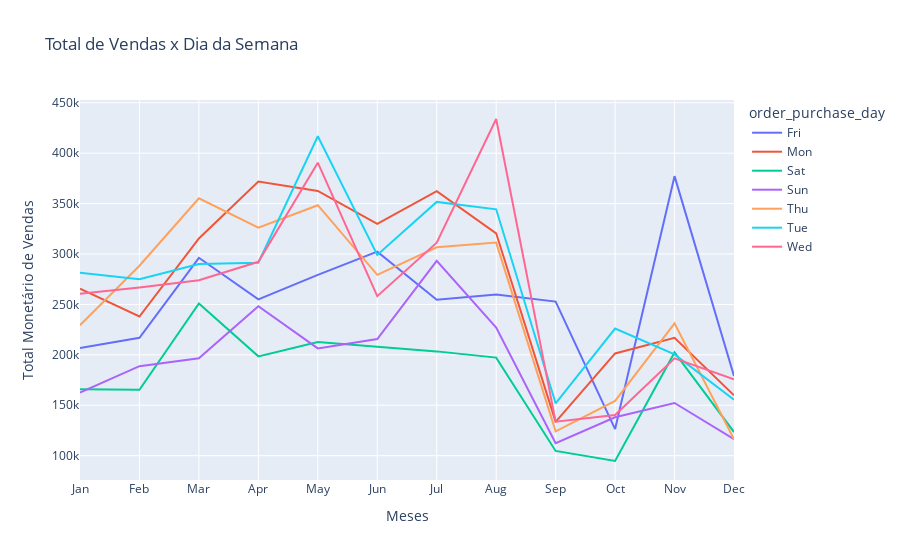

Notebook cell for this chart:
### Code cell
# Plot

# Gráfico
fig = px.line(sales_per_purchase_month, 
              x = "order_purchase_mon", 
              y = "payment_value", 
              color = 'order_purchase_day', 
              title = 'Total de Vendas x Dia da Semana')

# Layout
fig.update_layout(title = "Total de Vendas x Dia da Semana",
                  xaxis_title = "Meses",
                  yaxis_title = "Total Monetário de Vendas")
fig.show()

### Figure 1 — Plotly figure (JSON) as saved in the notebook; plotly's stock layout.template omitted (floating-point values rounded to 4 significant figures)
{"data": [{"hovertemplate": "order_purchase_day=Fri<br>order_purchase_mon=%{x}<br>payment_value=%{y}<extra></extra>", "legendgroup": "Fri", "line": {"color": "#636efa", "dash": "solid"}, "marker": {"symbol": "circle"}, "mode": "lines", "name": "Fri", "orientation": "v", "showlegend": true, "type": "scatter", "x": ["Jan", "Feb", "Mar", "Apr", "May", "Jun", "Jul", "Aug", "Sep", "Oct", "Nov", "Dec"], "xaxis": "x", "y": [206800.0, 216900.0, 296200.0, 255000.0, 279300.0, 302300.0, 254600.0, 259900.0, 252800.0, 126400.0, 377200.0, 178900.0], "yaxis": "y"}, {"hovertemplate": "order_purchase_day=Mon<br>order_purchase_mon=%{x}<br>payment_value=%{y}<extra></extra>", "legendgroup": "Mon", "line": {"color": "#EF553B", "dash": "solid"}, "marker": {"symbol": "circle"}, "mode": "lines", "name": "Mon", "orientation": "v", "showlegend": true, "type": "scatter", "x": ["Jan", "Feb", "Mar", "Apr", "May", "Jun", "Jul", "Aug", "Sep", "Oct", "Nov", "Dec"], "xaxis": "x", "y": [265600.0, 238000.0, 315400.0, 371900.0, 362500.0, 330000.0, 362400.0, 320500.0, 133500.0, 201400.0, 216900.0, 159900.0], "yaxis": "y"}, {"hovertemplate": "order_purchase_day=Sat<br>order_purchase_mon=%{x}<br>payment_value=%{y}<extra></extra>", "legendgroup": "Sat", "line": {"color": "#00cc96", "dash": "solid"}, "marker": {"symbol": "circle"}, "mode": "lines", "name": "Sat", "orientation": "v", "showlegend": true, "type": "scatter", "x": ["Jan", "Feb", "Mar", "Apr", "May", "Jun", "Jul", "Aug", "Sep", "Oct", "Nov", "Dec"], "xaxis": "x", "y": [165900.0, 165400.0, 251000.0, 198500.0, 212700.0, 207900.0, 203400.0, 197300.0, 104700.0, 94710.0, 202400.0, 123400.0], "yaxis": "y"}, {"hovertemplate": "order_purchase_day=Sun<br>order_purchase_mon=%{x}<br>payment_value=%{y}<extra></extra>", "legendgroup": "Sun", "line": {"color": "#ab63fa", "dash": "solid"}, "marker": {"symbol": "circle"}, "mode": "lines", "name": "Sun", "orientation": "v", "showlegend": true, "type": "scatter", "x": ["Jan", "Feb", "Mar", "Apr", "May", "Jun", "Jul", "Aug", "Sep", "Oct", "Nov", "Dec"], "xaxis": "x", "y": [162600.0, 188800.0, 196500.0, 248300.0, 206400.0, 215700.0, 293200.0, 227100.0, 112300.0, 138100.0, 152200.0, 116400.0], "yaxis": "y"}, {"hovertemplate": "order_purchase_day=Thu<br>order_purchase_mon=%{x}<br>payment_value=%{y}<extra></extra>", "legendgroup": "Thu", "line": {"color": "#FFA15A", "dash": "solid"}, "marker": {"symbol": "circle"}, "mode": "lines", "name": "Thu", "orientation": "v", "showlegend": true, "type": "scatter", "x": ["Jan", "Feb", "Mar", "Apr", "May", "Jun", "Jul", "Aug", "Sep", "Oct", "Nov", "Dec"], "xaxis": "x", "y": [229300.0, 288400.0, 355200.0, 326100.0, 348400.0, 279300.0, 306700.0, 311300.0, 124100.0, 154300.0, 231200.0, 116300.0], "yaxis": "y"}, {"hovertemplate": "order_purchase_day=Tue<br>order_purchase_mon=%{x}<br>payment_value=%{y}<extra></extra>", "legendgroup": "Tue", "line": {"color": "#19d3f3", "dash": "solid"}, "marker": {"symbol": "circle"}, "mode": "lines", "name": "Tue", "orientation": "v", "showlegend": true, "type": "scatter", "x": ["Jan", "Feb", "Mar", "Apr", "May", "Jun", "Jul", "Aug", "Sep", "Oct", "Nov", "Dec"], "xaxis": "x", "y": [281500.0, 275000.0, 290100.0, 291400.0, 416800.0, 299100.0, 351700.0, 344300.0, 151900.0, 226100.0, 200400.0, 155500.0], "yaxis": "y"}, {"hovertemplate": "order_purchase_day=Wed<br>order_purchase_mon=%{x}<br>payment_value=%{y}<extra></extra>", "legendgroup": "Wed", "line": {"color": "#FF6692", "dash": "solid"}, "marker": {"symbol": "circle"}, "mode": "lines", "name": "Wed", "orientation": "v", "showlegend": true, "type": "scatter", "x": ["Jan", "Feb", "Mar", "Apr", "May", "Jun", "Jul", "Aug", "Sep", "Oct", "Nov", "Dec"], "xaxis": "x", "y": [260600.0, 266700.0, 274100.0, 292200.0, 390600.0, 258200.0, 311300.0, 433900.0, 133700.0, 140300.0, 196600.0, 175800.0], "yaxis": "y"}], "layout": {"legend": {"title": {"text": "order_purchase_day"}, "tracegroupgap": 0}, "title": {"text": "Total de Vendas x Dia da Semana"}, "xaxis": {"anchor": "y", "domain": [0, 1], "title": {"text": "Meses"}}, "yaxis": {"anchor": "x", "domain": [0, 1], "title": {"text": "Total Monetário de Vendas"}}}}
